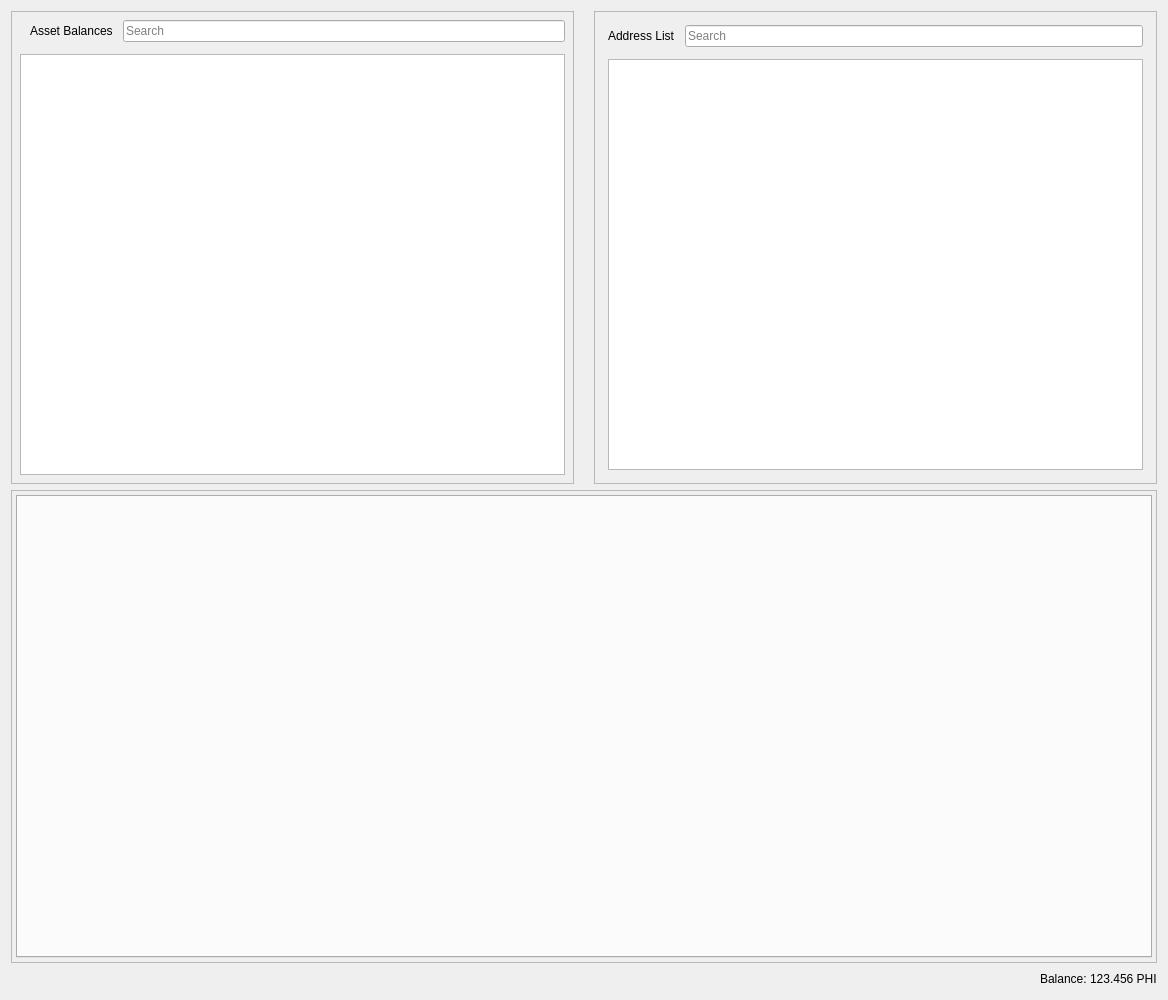
<?xml version="1.0" encoding="UTF-8"?>
<ui version="4.0">
 <class>RestrictedAssetsDialog</class>
 <widget class="QDialog" name="RestrictedAssetsDialog">
  <property name="geometry">
   <rect>
    <x>0</x>
    <y>0</y>
    <width>1168</width>
    <height>1000</height>
   </rect>
  </property>
  <property name="windowTitle">
   <string>Send Coins</string>
  </property>
  <layout class="QVBoxLayout" name="verticalLayout">
   <item>
    <layout class="QHBoxLayout" name="horizontalLayout">
     <property name="spacing">
      <number>20</number>
     </property>
     <property name="leftMargin">
      <number>0</number>
     </property>
     <property name="topMargin">
      <number>0</number>
     </property>
     <property name="rightMargin">
      <number>0</number>
     </property>
     <property name="bottomMargin">
      <number>0</number>
     </property>
     <item>
      <widget class="QFrame" name="frameAssetBalance">
       <property name="frameShape">
        <enum>QFrame::StyledPanel</enum>
       </property>
       <property name="frameShadow">
        <enum>QFrame::Raised</enum>
       </property>
       <layout class="QVBoxLayout" name="verticalLayout_7">
        <property name="spacing">
         <number>12</number>
        </property>
        <property name="leftMargin">
         <number>4</number>
        </property>
        <property name="topMargin">
         <number>4</number>
        </property>
        <property name="rightMargin">
         <number>4</number>
        </property>
        <property name="bottomMargin">
         <number>4</number>
        </property>
        <item>
         <layout class="QVBoxLayout" name="verticalLayout_4">
          <property name="spacing">
           <number>12</number>
          </property>
          <property name="leftMargin">
           <number>4</number>
          </property>
          <property name="topMargin">
           <number>4</number>
          </property>
          <property name="rightMargin">
           <number>4</number>
          </property>
          <property name="bottomMargin">
           <number>4</number>
          </property>
          <item>
           <layout class="QHBoxLayout" name="horizontalLayout_8">
            <property name="spacing">
             <number>10</number>
            </property>
            <property name="leftMargin">
             <number>10</number>
            </property>
            <item>
             <widget class="QLabel" name="labelAssetBalance">
              <property name="text">
               <string>Asset Balances</string>
              </property>
             </widget>
            </item>
            <item>
             <widget class="QLineEdit" name="lineEditAssetSearch">
              <property name="placeholderText">
               <string>Search</string>
              </property>
             </widget>
            </item>
           </layout>
          </item>
          <item>
           <widget class="QTableView" name="listAssets"/>
          </item>
         </layout>
        </item>
       </layout>
      </widget>
     </item>
     <item>
      <widget class="QFrame" name="frameAddressList">
       <property name="frameShape">
        <enum>QFrame::StyledPanel</enum>
       </property>
       <property name="frameShadow">
        <enum>QFrame::Raised</enum>
       </property>
       <layout class="QVBoxLayout" name="verticalLayout_10">
        <property name="spacing">
         <number>12</number>
        </property>
        <item>
         <layout class="QVBoxLayout" name="verticalLayout_9">
          <property name="spacing">
           <number>12</number>
          </property>
          <property name="leftMargin">
           <number>4</number>
          </property>
          <property name="topMargin">
           <number>4</number>
          </property>
          <property name="rightMargin">
           <number>4</number>
          </property>
          <property name="bottomMargin">
           <number>4</number>
          </property>
          <item>
           <layout class="QHBoxLayout" name="horizontalLayout_9">
            <property name="spacing">
             <number>10</number>
            </property>
            <property name="leftMargin">
             <number>0</number>
            </property>
            <property name="topMargin">
             <number>0</number>
            </property>
            <property name="rightMargin">
             <number>0</number>
            </property>
            <property name="bottomMargin">
             <number>0</number>
            </property>
            <item>
             <widget class="QLabel" name="labelAddressList">
              <property name="text">
               <string>Address List</string>
              </property>
             </widget>
            </item>
            <item>
             <widget class="QLineEdit" name="lineEditAddressSearch">
              <property name="placeholderText">
               <string>Search</string>
              </property>
             </widget>
            </item>
           </layout>
          </item>
          <item>
           <widget class="QTableView" name="myAddressList"/>
          </item>
         </layout>
        </item>
       </layout>
      </widget>
     </item>
    </layout>
   </item>
   <item>
    <layout class="QHBoxLayout" name="horizontalLayout_4">
     <property name="spacing">
      <number>20</number>
     </property>
     <property name="leftMargin">
      <number>0</number>
     </property>
     <property name="topMargin">
      <number>0</number>
     </property>
     <property name="rightMargin">
      <number>0</number>
     </property>
     <property name="bottomMargin">
      <number>0</number>
     </property>
     <item>
      <widget class="QFrame" name="tabFrame">
       <property name="frameShape">
        <enum>QFrame::StyledPanel</enum>
       </property>
       <property name="frameShadow">
        <enum>QFrame::Raised</enum>
       </property>
       <layout class="QVBoxLayout" name="verticalLayout_8">
        <property name="spacing">
         <number>12</number>
        </property>
        <property name="leftMargin">
         <number>4</number>
        </property>
        <property name="topMargin">
         <number>4</number>
        </property>
        <property name="rightMargin">
         <number>4</number>
        </property>
        <property name="bottomMargin">
         <number>4</number>
        </property>
        <item>
         <widget class="QTabWidget" name="tabWidget">
          <property name="tabPosition">
           <enum>QTabWidget::North</enum>
          </property>
          <property name="tabShape">
           <enum>QTabWidget::Rounded</enum>
          </property>
          <property name="currentIndex">
           <number>-1</number>
          </property>
          <property name="elideMode">
           <enum>Qt::ElideNone</enum>
          </property>
         </widget>
        </item>
       </layout>
      </widget>
     </item>
    </layout>
   </item>
   <item>
    <layout class="QHBoxLayout" name="horizontalLayout_2">
     <property name="spacing">
      <number>3</number>
     </property>
     <item>
      <spacer name="horizontalSpacer">
       <property name="orientation">
        <enum>Qt::Horizontal</enum>
       </property>
       <property name="sizeHint" stdset="0">
        <size>
         <width>40</width>
         <height>20</height>
        </size>
       </property>
      </spacer>
     </item>
     <item alignment="Qt::AlignRight">
      <widget class="QLabel" name="label">
       <property name="sizePolicy">
        <sizepolicy hsizetype="Preferred" vsizetype="Fixed">
         <horstretch>0</horstretch>
         <verstretch>0</verstretch>
        </sizepolicy>
       </property>
       <property name="text">
        <string>Balance:</string>
       </property>
      </widget>
     </item>
     <item alignment="Qt::AlignRight">
      <widget class="QLabel" name="labelBalance">
       <property name="sizePolicy">
        <sizepolicy hsizetype="Preferred" vsizetype="Fixed">
         <horstretch>0</horstretch>
         <verstretch>0</verstretch>
        </sizepolicy>
       </property>
       <property name="cursor">
        <cursorShape>IBeamCursor</cursorShape>
       </property>
       <property name="text">
        <string notr="true">123.456 PHI</string>
       </property>
       <property name="textInteractionFlags">
        <set>Qt::LinksAccessibleByMouse|Qt::TextSelectableByKeyboard|Qt::TextSelectableByMouse</set>
       </property>
      </widget>
     </item>
    </layout>
   </item>
  </layout>
 </widget>
 <resources>
  <include location="../phicoin.qrc"/>
 </resources>
 <connections/>
</ui>
